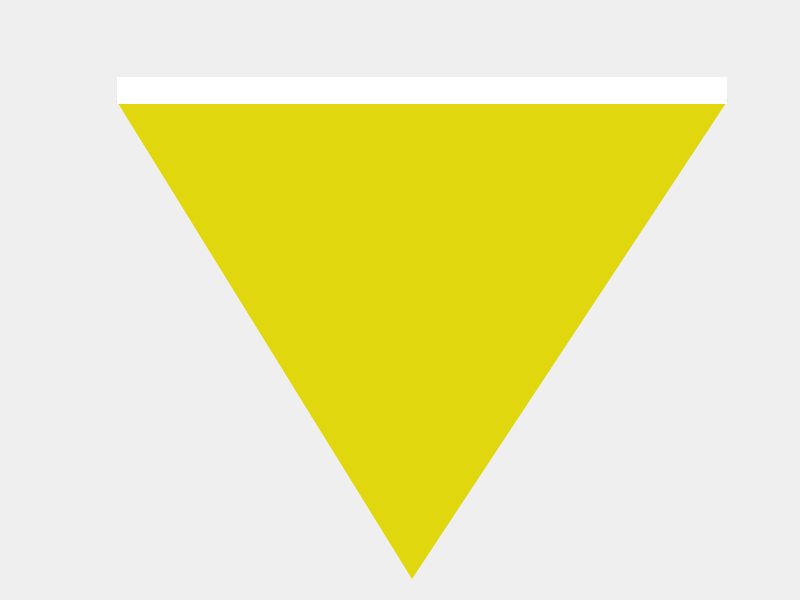
Frame 1 (no input)
Frame 60 (the mouse pressed at the canvas centre just before this capture): identical to frame 1, image omitted
Frame 120 (the mouse held since frame 60 and released just before this capture): identical to frame 1, image omitted

The Processing sketch that drew this single still picture (run headless with seeded random() and noise(); from frame 60 on, the mouse is pressed at the canvas centre):

// Processing sketch: contingency7sketch_240522g
// ── contingency7sketch_240522g.pde
//Yellow Painting Peter Joseph: Date: 1969 https://www.wikiart.org/en/peter-joseph/yellow-painting-1969
void setup() {
  size(800, 600);
  strokeCap(PROJECT);
}
void draw() {
  background(239);
  fill(#e0d70f);
  
    noStroke();

triangle(412,579,728,100,116,100);
stroke(255);
strokeWeight(27);
line(130,90,713,90);
}
